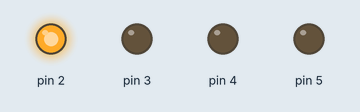
Bench run of a sketch on a simulated Arduino Uno, built with avr-gcc and run on an emulated ATmega328P. On the bench: output pins drawn as LEDs (lit = HIGH).

Above: at 0.2 s.
At 2.2 s:
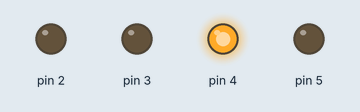
At 3.2 s:
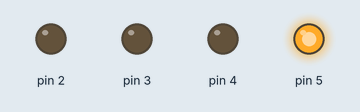
At 4.5 s:
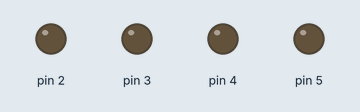
At 6.7 s:
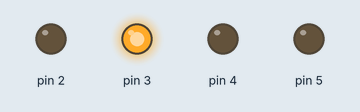
Timing chart, 0 to 7.2 s (numbered marks = the images above):
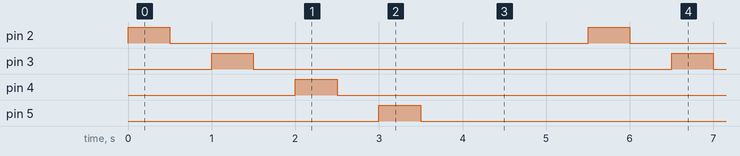

Measured:
- by itself, pin 2–5: alternates HIGH for 0.50 s and LOW for 5.0 s
- by itself, everything shown: repeats every 5.5 s, in 8 steps

The sketch:

118_Relay-4x.ino
```cpp
//A full description of this module (and many others) can be downloaded at: https://eve_arduino

#define RELAYS 4

void setup()
{
  for (int RELAY = 1; RELAY <= RELAYS; RELAY++)
  {
    pinMode(RELAY + 1, OUTPUT);
  }
}

void loop()
{
  for (int RELAY = 1; RELAY <= RELAYS; RELAY++)
  {
    digitalWrite(RELAY + 1, HIGH);
    delay(500);
    digitalWrite(RELAY + 1, LOW);
    delay(500);
  }
  delay(1500);
}
```
